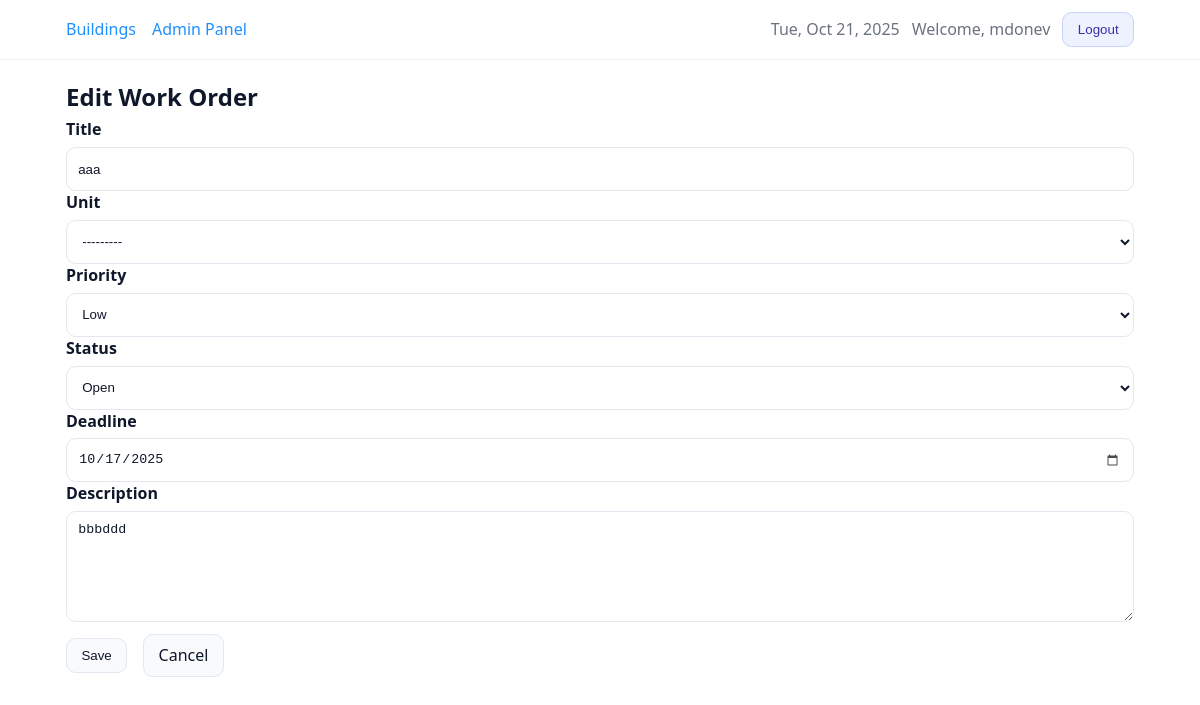
The page /work-orders/10/edit/ (signed in) on the database as committed earlier.
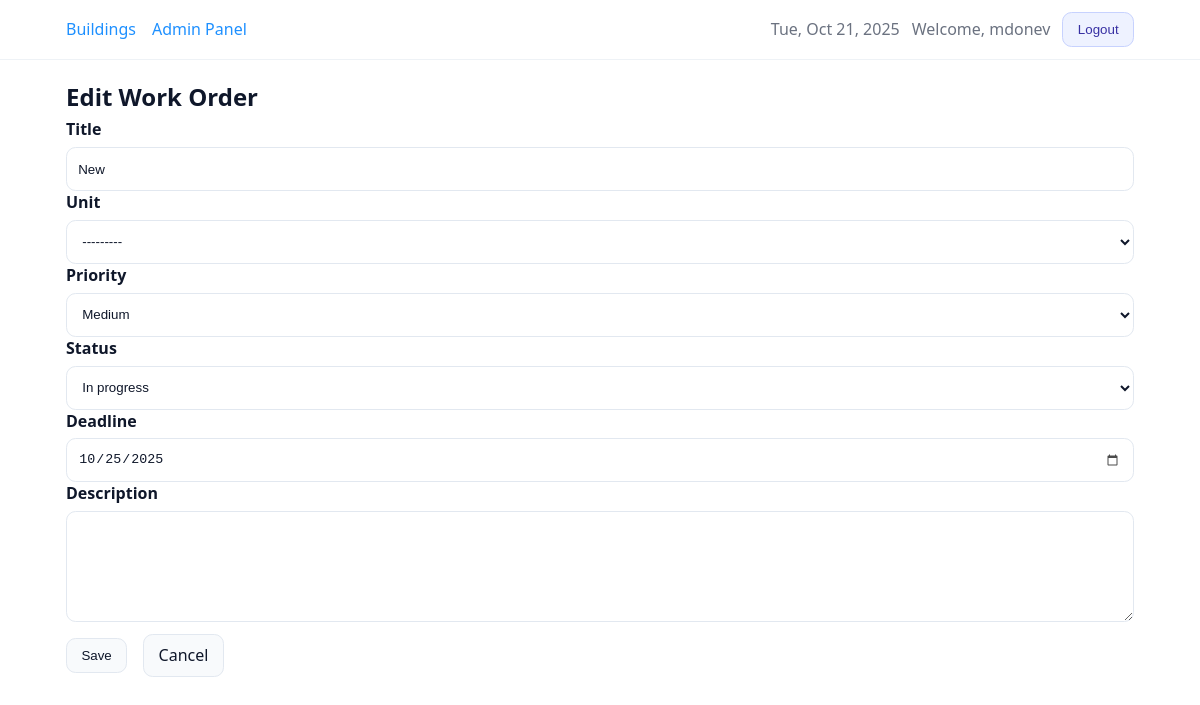
The same page on the database as committed later.
### core/models.py (models this page shows, shortened)
class TimeStampedModel(models.Model):
    created_at = models.DateTimeField(auto_now_add=True, db_index=True)
    updated_at = models.DateTimeField(auto_now=True)
    class Meta:
        abstract = True

class WorkOrder(TimeStampedModel):
    class Status(models.TextChoices):
        OPEN = "OPEN", "Open"
        IN_PROGRESS = "IN_PROGRESS", "In progress"
        DONE = "DONE", "Done"
    class Priority(models.TextChoices):
        LOW = "LOW", "Low"
        MEDIUM = "MEDIUM", "Medium"
        HIGH = "HIGH", "High"
    building = models.ForeignKey(
        Building,
        on_delete=models.CASCADE,
        related_name="work_orders",  # used by annotations in views
    )
    unit = models.ForeignKey(
        Unit,
        null=True,
        blank=True,
        on_delete=models.SET_NULL,
        related_name="work_orders",
    )
    title = models.CharField(max_length=255)
    description = models.TextField(blank=True)
    status = models.CharField(
        max_length=20,
        choices=Status.choices,
        default=Status.OPEN,
        db_index=True,
    )
    priority = models.CharField(
        max_length=10,
        choices=Priority.choices,
        default=Priority.MEDIUM,
        db_index=True,
    )
    deadline = models.DateField(null=False, blank=False)
    archived_at = models.DateTimeField(null=True, blank=True, db_index=True)
    objects = WorkOrderQuerySet.as_manager()
    class Meta:
        ordering = ["-created_at", "-id"]

### core/views.py (the view, shortened to what this page needs)
# urls.py: path("work-orders/<int:pk>/edit/", views.WorkOrderUpdateView.as_view(), name="work_order_update"),
class WorkOrderUpdateView(LoginRequiredMixin, UserPassesTestMixin, UpdateView):
    model = WorkOrder
    form_class = WorkOrderForm
    template_name = "core/work_order_form.html"
    def get_object(self, queryset=None):
        obj = super().get_object(queryset)
        self.building = obj.building  # lock form to this building on edit
        return obj
    def get_form_kwargs(self):
        kwargs = super().get_form_kwargs()
        kwargs["user"] = self.request.user
        kwargs["building"] = getattr(self, "building", None)
        return kwargs
    def get_context_data(self, **kwargs):
        ctx = super().get_context_data(**kwargs)
        ctx["building"] = getattr(self, "building", None)
        return ctx
    def test_func(self):
        wo = self.get_object()
        return _user_can_access_building(self.request.user, wo.building)

### core/forms.py (called while the page is built, shortened)
    @staticmethod
    def _resolve_building_id(b) -> int | None:
        if isinstance(b, Building):
            return b.pk

### core/models.py (called while the page is built)
    def __str__(self) -> str:  # pragma: no cover
        return f"{self.number} @ {self.building.name}"

### core/views.py (called while the page is built)
def _user_can_access_building(user, building: Building) -> bool:
    return user.is_staff or building.owner_id == user.id

### templates/core/work_order_form.html (shortened to what this page needs)
{% extends "base.html" %}
{% block content %}
  {% with t=form.instance.pk|yesno:"Edit Work Order,New Work Order" %}
    {% include "core/_form_layout.html" with form=form title=t subtitle="" cancel_url=cancel_url %}
  {% endwith %}
{% endblock %}

### templates/core/_form_layout.html (shortened to what this page needs)
<h2 class="mb-1">{{ title }}</h2>
<form method="post" novalidate>
  {% for field in form.visible_fields %}
    <div class="form-row{% if field.errors %} has-errors{% endif %}">
      {% if field.field.widget.input_type == 'checkbox' %}
        <label class="checkbox">
          {{ field }} <span>{{ field.label }}</span>
        </label>
        {% if field.help_text %}<div class="help">{{ field.help_text|safe }}</div>{% endif %}
        {% if field.errors %}
          <div class="errors">{% for e in field.errors %}<div>{{ e }}</div>{% endfor %}</div>
        {% endif %}
      {% else %}
        <label for="{{ field.id_for_label }}">{{ field.label }}</label>
        {{ field }}
      {% endif %}
    </div>
  {% endfor %}
  <div class="row gap mt-2">
    <button class="btn" type="submit">Save</button>
    <a class="btn" href="{{ cancel_url|default:'javascript:history.back()' }}">Cancel</a>
  </div>
</form>

Rows that differ between the two databases and show on the page:
changed WorkOrder: title "aaa" → "New"; priority "Low" → "Medium"; status "Open" → "In progress"; deadline "10/17/2025" → "10/25/2025"; description "bbbddd" → (not shown)
